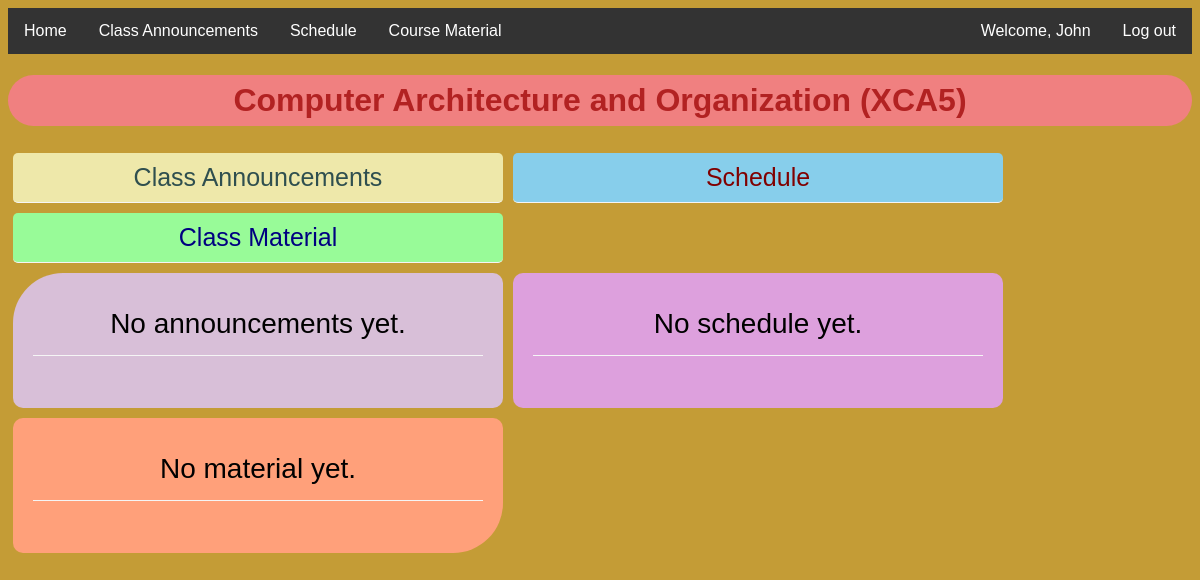
The page /course?id=c2 (signed in) on the database its author committed.
### tables this page shows
CREATE TABLE teacher(
    reg_id TEXT primary key,
    name TEXT,
    email TEXT,
    subject TEXT,
    passwd TEXT
);

CREATE TABLE course(
    id TEXT primary key,
    course_name TEXT,
    year TEXT,
    branch TEXT,
    sem TEXT
);

### app.py (the view)
@app.route("/course")
@loggedin
def course():
    sid = request.args.get("id")
    course = db.execute("select * from course where id = :sid", sid = sid)
    course = course[0]
    name = ""
    uid = session["uid"]
    if session["uid"][:2] == "su":
        student = db.execute("select * from student where id = :uid", uid = uid)
        student = student[0]
        name = student["name"]
        cmaterials = db.execute("select * from cmaterial where cid = :cid and :batch >= lower and :batch <= upper", cid = sid, batch = int(student["batch"]))
        announcements = db.execute("select * from announcement where cid = :cid and :batch >= lower and :batch <= upper", cid = sid, batch = int(student["batch"]))
        schedules = db.execute("select * from schedule where cid = :cid and :batch >= lower and :batch <= upper", cid = sid, batch = int(student["batch"]))
        return render_template("course.html", course_name = course["course_name"], id = session["uid"][:2], name = name, cmaterials = cmaterials, announcements = announcements, schedules = schedules)
    else:
        teacher = db.execute("select * from teacher where reg_id = :uid", uid = uid)
        teacher = teacher[0]
        name = teacher["name"]
        cmaterials = db.execute("select * from cmaterial where cid = :cid and tid = :tid", cid = sid, tid = session["uid"])
        announcements = db.execute("select * from announcement where cid = :cid and tid = :tid", cid = sid, tid = session["uid"])
        schedules = db.execute("select * from schedule where cid = :cid and tid = :tid", cid = sid, tid = session["uid"])
        return render_template("course.html", course_name = course["course_name"], id = session["uid"][:2], name = name, cmaterials = cmaterials, announcements = announcements, schedules = schedules)

### app.py (called while the page is built)
@app.after_request
def after_request(response):
    response.headers["Cache-Control"] = "no-cache, no-store, must-revalidate"
    response.headers["Expires"] = 0
    response.headers["Pragma"] = "no-cache"
    return response

### helper.py (called while the page is built)
def loggedin(f):
    @wraps(f)
    def decorated_function(*args, **kwargs):
        if session.get("uid") is None:
            return redirect("/")
        return f(*args, **kwargs)
    return decorated_function

### templates/course.html (shortened to what this page needs)
<!DOCTYPE html>
<html>
    <head>
    <link rel="stylesheet" type="text/css" href="../static/css/course_css.css">
    </head>
<body>
    <nav>
        {% if id == "su"  %}
          <ul>
            <li><a class="active" href="/home">Home</a></li>
            <div class="logout_container">
                <li><a href="#about">Welcome, {{name}}</a></li>
                <li><a href="/logout2">Log out</a></li>
            </div>
          </ul>
        {% else %}
            <ul>
              <li><a class="active" href="/home">Home</a></li>
              <li><a href="#news">Class Announcements</a></li>
              <li><a href="#contact">Schedule</a></li>
              <li><a href="#about">Course Material</a></li>
              <div class="logout_container">
                  <li><a href="#about">Welcome, {{name}}</a></li>
                  <li><a href="/logout2">Log out</a></li>
              </div>
            </ul>
        {% endif %}
      </nav>
    <div class = "center">
        <h1>{{course_name}}</h1>
    </div>
    <div class = "head">
        <div class="op1">Class Announcements</div>
        <div class="op2">Schedule</div>
        <div class="op3">Class Material</div>
    </div>
 <div class = "outline">
    <div class="inline1" style = "display: inline-block;">
        {% if announcements != [] %}
            {% for announcement in announcements %}
                <div class="boxed">{{announcement["info"]}}</div><br>
                <form action="/delannounce?id={{announcement.id}}" method="POST">
                    <button class="del" data-uid = {{announcement["id"]}} data-lid={{session.uid}} data-pid={{announcement["tid"]}} type="submit">Delete</button>
                </form>
            {% endfor %}
        {% else %}
            <div class="boxed">No announcements yet.</div><br>
        {% endif %}
    </div>
    <div class="inline2" style = "display: inline-block;">
        {% if schedules != [] %}
            {% for schedule in schedules %}
                <div class="boxed">{{schedule["info"]}}</div><br>
                <form action="/delschedule?id={{schedule.id}}" method="POST">
                    <button class="del" data-uid = {{schedule["id"]}} data-lid={{session.uid}} data-pid={{schedule["tid"]}} type="submit">Delete</button>
                </form>
            {% endfor %}
        {% else %}
            <div class="boxed">No schedule yet.</div><br>
        {% endif %}
    </div>
    <div class="inline3" style = "display: inline-block;">
        {% if cmaterials != [] %}
            {% for cmaterial in cmaterials %}
                <div class="boxed">{{cmaterial["info"]}}</div><br>
                <form action="/delmaterial?id={{cmaterial.id}}" method="POST">
                    <button class="del" data-uid = {{cmaterial["id"]}} data-lid={{session.uid}} data-pid={{cmaterial["tid"]}} type="submit">Delete</button>
                </form>
            {% endfor %}
        {% else %}
            <div class="boxed">No material yet.</div><br>
        {% endif %}
    </div>
</div>
</body>
</html>

### static/css/course_css.css (style rules this page uses)
* { box-sizing: border-box; }
body { font-family: Arial, Helvetica, sans-serif; background-color: #b8870bd2; height: auto; background-size:50% 50%; background-repeat: no-repeat; background-size: cover; }
ul { list-style-type: none; margin: 0; padding: 0; overflow: hidden; background-color: #333; }
ul .logout_container { float:right; }
li { float: left; }
li a { display: block; color: white; text-align: center; padding: 14px 16px; text-decoration: none; }
h1 { border-radius: 50px 50px 50px 50px; text-align: center; color : #B22222; background-color: #F08080; padding: 7px 0px 7px 0px; }
.boxed { border-bottom: 1px solid whitesmoke; padding: 15px; }
.outline { display: flex; flex-flow: row wrap; align-items: top; }
.inline1 { border-radius: 50px 10px 10px 10px; background-color: #D8BFD8; border: none; color:black; text-align: center; font-size: 28px; padding: 20px; width: 490px; height : auto; transition: all 0.5s; cursor: pointer; margin: 5px; }
.inline2 { border-radius: 10px 10px 10px 10px; background-color:#DDA0DD; border: none; color: black; text-align: center; font-size: 28px; padding: 20px; width: 490px; height : auto; transition: all 0.5s; cursor: pointer; margin: 5px; }
.inline3 { border-radius: 10px 10px 50px 10px; background-color:#FFA07A; border: none; color:black; text-align: center; font-size: 28px; padding: 20px; width: 490px; height : auto; transition: all 0.5s; cursor: pointer; margin: 5px; }
.head { display: flex; flex-flow: row wrap; align-items: top; }
.op1 { border-radius: 5px 5px 5px 5px; border-bottom: 1px solid whitesmoke; padding: 10px; text-align: center; width: 490px; font-size: 25px; background-color: #EEE8AA; margin :5px; color: #2F4F4F; }
.op2 { border-radius: 5px 5px 5px 5px; border-bottom: 1px solid whitesmoke; padding: 10px; text-align: center; width: 490px; font-size: 25px; background-color:#87CEEB; margin :5px; color: #800000; }
.op3 { border-radius: 5px 5px 5px 5px; border-bottom: 1px solid whitesmoke; padding: 10px; text-align: center; width: 490px; font-size: 25px; background-color: #98FB98; margin :5px; color: #000080; }

### rows shown on the page
teacher: name "John"
course: course_name "Computer Architecture and Organization (XCA5)"
